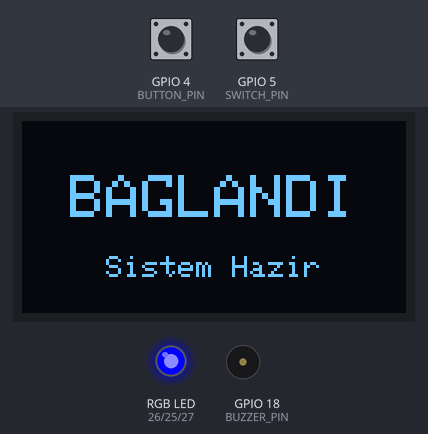
Recording of a sketch running on a simulated ESP32. On the bench: 128×64 one-colour display, an RGB LED mixed from three pins (HIGH = lit), buzzer (waves = sounding, pin HIGH). The test bench sets the inputs (shaded band); at power-on: GPIO 4 (BUTTON_PIN) HIGH, GPIO 5 (SWITCH_PIN) HIGH. WiFi joins after 1.5 s; servers stay silent unless stated; uploads are accepted with an empty reply; what the sketch prints to the serial monitor is not drawn.

Above: at 1.6 s.
At 5.5 s:
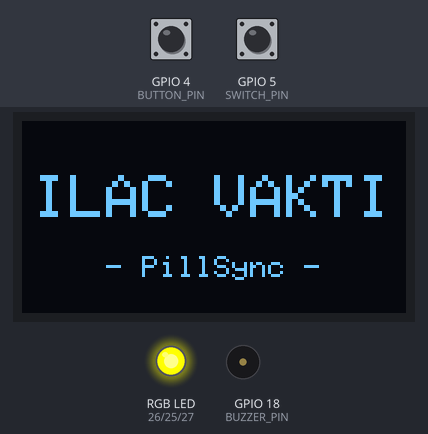
5.6 s: GPIO 4 (BUTTON_PIN) pulled LOW for 0.15 s
At 6.7 s:
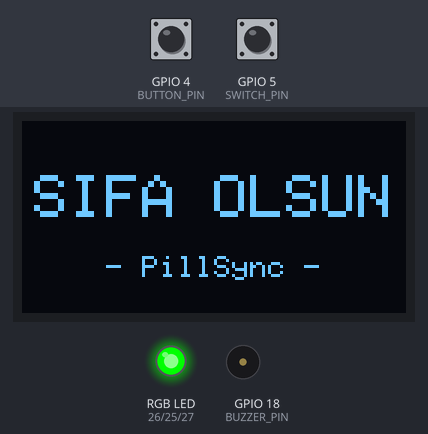
At 8.5 s:
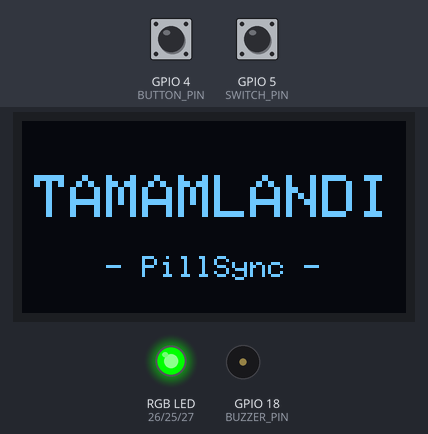
8.7 s: GPIO 5 (SWITCH_PIN) pulled LOW for 3.2 s
Timing chart, 0 to 18.5 s (numbered marks = the images above; inputs shaded):
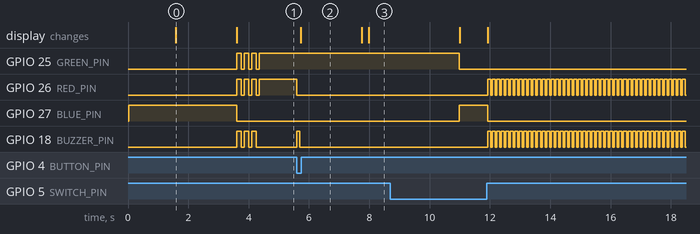

Measured:
- after the input at 5.6 s, GPIO 25 (GREEN_PIN): stops changing and stays HIGH; GPIO 27 (BLUE_PIN): stops changing and stays LOW; the display: changes after 0.13 s (image 2)
- what the display in image 0 shows lasts 2.0 s, from 1.6 s to 3.6 s

The sketch:

PillSync.ino
```cpp
#include <WiFi.h>
#include <HTTPClient.h>
#include <WiFiClientSecure.h>
#include <Wire.h>
#include <Adafruit_GFX.h>
#include <Adafruit_SSD1306.h>

// --- KULLANICI AYARLARI ---
const char* ssid = "YOUR_WIFI_SSID";
const char* password = "YOUR_WIFI_PASSWORD";
String GAS_URL = "https://script.google.com/macros/s/AKfycbzyE6ChxEBalqOjNHStWKt5OGTyYHACWRln27wkQ1wp3Pidd-IJ8zrSnGhiukM0Ox2UDw/exec";

// --- PİN TANIMLAMALARI ---
#define BUTTON_PIN 4
#define BUZZER_PIN 18
#define SWITCH_PIN 5

// RGB LED Pinleri
#define RED_PIN 26
#define GREEN_PIN 25
#define BLUE_PIN 27

// --- EKRAN AYARLARI ---
#define SCREEN_WIDTH 128
#define SCREEN_HEIGHT 64
Adafruit_SSD1306 display(SCREEN_WIDTH, SCREEN_HEIGHT, &Wire, -1);

// --- ZAMANLAMA VE ALARM AYARLARI ---
unsigned long sonAlarmZamani = 0;
const unsigned long ALARM_SURESI = 60000;

unsigned long sonBuzzerZamani = 0;
const unsigned long BUZZER_TEKRAR_SURESI = 3000;

bool alarmAktif = true;
bool sonKutuDurumu = HIGH;

volatile bool butonaBasildi = false;

void IRAM_ATTR butonKesmesi() {
  if (alarmAktif) {
    butonaBasildi = true;
  }
}

void setup() {
  Serial.begin(115200);
  pinMode(BUTTON_PIN, INPUT_PULLUP);
  pinMode(SWITCH_PIN, INPUT_PULLUP);
  pinMode(BUZZER_PIN, OUTPUT);

  pinMode(RED_PIN, OUTPUT);
  pinMode(GREEN_PIN, OUTPUT);
  pinMode(BLUE_PIN, OUTPUT);

  attachInterrupt(digitalPinToInterrupt(BUTTON_PIN), butonKesmesi, FALLING);

  if(!display.begin(SSD1306_SWITCHCAPVCC, 0x3C)) {
    Serial.println(F("OLED basarisiz oldu!"));
    for(;;);
  }

  renkAyarla(0, 0, 255); // Başlangıçta Mavi
  ekranaOrtaliYaz("Wi-Fi...", "- PillSync -");

  WiFi.mode(WIFI_STA);
  WiFi.begin(ssid, password);
  while (WiFi.status() != WL_CONNECTED) {
    delay(500);
    Serial.print(".");
  }

  Serial.println("\n[Sistem] Baglanti basarili.");
  ekranaOrtaliYaz("BAGLANDI", "Sistem Hazir");
  delay(2000);

  ekranaOrtaliYaz("ILAC VAKTI", "- PillSync -");
  sesCikarVeFlasYAP(150, 3, 255, 255, 0);
  renkAyarla(255, 255, 0);
  sonBuzzerZamani = millis();

  sonKutuDurumu = digitalRead(SWITCH_PIN);
}

void loop() {
  // --- 1. KISIM: KESİNTİSİZ GÜVENLİK KİLİDİ ---
  if (!alarmAktif && digitalRead(SWITCH_PIN) == HIGH) {
    ekranaOrtaliYaz("KAPAT!", "Kutuyu Kapatiniz");

    while(digitalRead(SWITCH_PIN) == HIGH) {
      renkAyarla(255, 0, 0);
      digitalWrite(BUZZER_PIN, HIGH);
      delay(100);
      renkAyarla(0, 0, 0);
      digitalWrite(BUZZER_PIN, LOW);
      delay(50);
    }

    digitalWrite(BUZZER_PIN, LOW);
    renkAyarla(0, 0, 255);
    ekranaOrtaliYaz("UYKU MODU", "Bekleniyor...");
    sonKutuDurumu = LOW;
  }

  // --- 2. KISIM: NORMAL ALARM ANINDA KAPAK GEÇİŞLERİ ---
  bool kutuAcik = digitalRead(SWITCH_PIN);
  if (alarmAktif && (kutuAcik != sonKutuDurumu)) {
    if (kutuAcik == HIGH) {
      ekranaOrtaliYaz("KAPAK ACIK", "Ilaci Aliniz");
      renkAyarla(255, 255, 255);
    } else {
      ekranaOrtaliYaz("ILAC VAKTI", "- PillSync -");
      renkAyarla(255, 255, 0);
    }
    sonKutuDurumu = kutuAcik;
  }

  // --- 3. KISIM: GENEL ZAMAN KONTROLÜ ---
  if (!alarmAktif && (millis() - sonAlarmZamani >= ALARM_SURESI)) {
    alarmAktif = true;
    butonaBasildi = false;
    ekranaOrtaliYaz("ILAC VAKTI", "- PillSync -");
    sesCikarVeFlasYAP(150, 3, 255, 255, 0);
    renkAyarla(255, 255, 0);
    sonBuzzerZamani = millis();
  }

  // --- 4. KISIM: ISRARCI ALARM SES TEKRARI ---
  if (alarmAktif && (millis() - sonBuzzerZamani >= BUZZER_TEKRAR_SURESI)) {
    sonBuzzerZamani = millis();
    if (digitalRead(SWITCH_PIN) == HIGH) {
      sesCikarVeFlasYAP(150, 3, 255, 255, 255);
      renkAyarla(255, 255, 255);
    } else {
      sesCikarVeFlasYAP(150, 3, 255, 255, 0);
      renkAyarla(255, 255, 0);
    }
  }

  // --- 5. KISIM: BUTON KONTROLÜ VE DOĞRULAMA (DÜZELTİLDİ!) ---
  if (alarmAktif && butonaBasildi) {
    if (digitalRead(SWITCH_PIN) == LOW) {
      // ÇÖZÜM: Bayrağı hemen burada sıfırlıyoruz ki aşağıdaki flaş fonksiyonu çalışabilsin!
      butonaBasildi = false;

      Serial.println("[Hata] Kapak kapaliyken buton reddedildi!");
      ekranaOrtaliYaz("HATA!", "Kutuyu Ac!");

      // Şimdi aslanlar gibi 3 kere Kırmızı yanıp sönecek ve ötecek!
      sesCikarVeFlasYAP(200, 3, 255, 0, 0);

      renkAyarla(255, 255, 0); // Tekrar alarm sarısına geri dön
      delay(1500);
      ekranaOrtaliYaz("ILAC VAKTI", "- PillSync -");
    }
    else {
      alarmAktif = false;
      butonaBasildi = false;

      sesCikarVeFlasYAP(100, 1, 0, 255, 0); // Başarılı, Yeşil yan!
      renkAyarla(0, 255, 0);

      ekranaOrtaliYaz("SIFA OLSUN", "- PillSync -");
      delay(2000);

      ekranaOrtaliYaz("YUKLENIYOR", "- PillSync -");
      veriGonder("Ilac_Alindi");

      ekranaOrtaliYaz("TAMAMLANDI", "- PillSync -");
      delay(3000);

      renkAyarla(0, 0, 255);
      ekranaOrtaliYaz("UYKU MODU", "Bekleniyor...");
      sonAlarmZamani = millis();
    }
  }
}

void ekranaOrtaliYaz(String anaMetin, String altMetin) {
  display.clearDisplay();
  display.setTextColor(SSD1306_WHITE);

  display.setTextSize(2);
  int xAna = (SCREEN_WIDTH - (anaMetin.length() * 12)) / 2;
  if(xAna < 0) xAna = 0;
  display.setCursor(xAna, 18);
  display.println(anaMetin);

  display.setTextSize(1);
  int xAlt = (SCREEN_WIDTH - (altMetin.length() * 6)) / 2;
  if(xAlt < 0) xAlt = 0;
  display.setCursor(xAlt, 45);
  display.println(altMetin);

  display.display();
}

void renkAyarla(int r, int g, int b) {
  analogWrite(RED_PIN, r);
  analogWrite(GREEN_PIN, g);
  analogWrite(BLUE_PIN, b);
}

void sesCikarVeFlasYAP(int sure, int tekrar, int r, int g, int b) {
  for(int i = 0; i < tekrar; i++) {
    if (butonaBasildi) break;
    renkAyarla(r, g, b);
    digitalWrite(BUZZER_PIN, HIGH);
    delay(sure);
    renkAyarla(0, 0, 0);
    digitalWrite(BUZZER_PIN, LOW);
    if (tekrar > 1) {
      delay(100);
    }
  }
}

void veriGonder(String mesaj) {
  WiFiClientSecure client;
  client.setInsecure();
  HTTPClient http;
  String tamYol = GAS_URL + "?durum=" + mesaj;

  if (http.begin(client, tamYol)) {
    http.setFollowRedirects(HTTPC_STRICT_FOLLOW_REDIRECTS);
    int httpCode = http.GET();
    http.end();
  }
}
```
